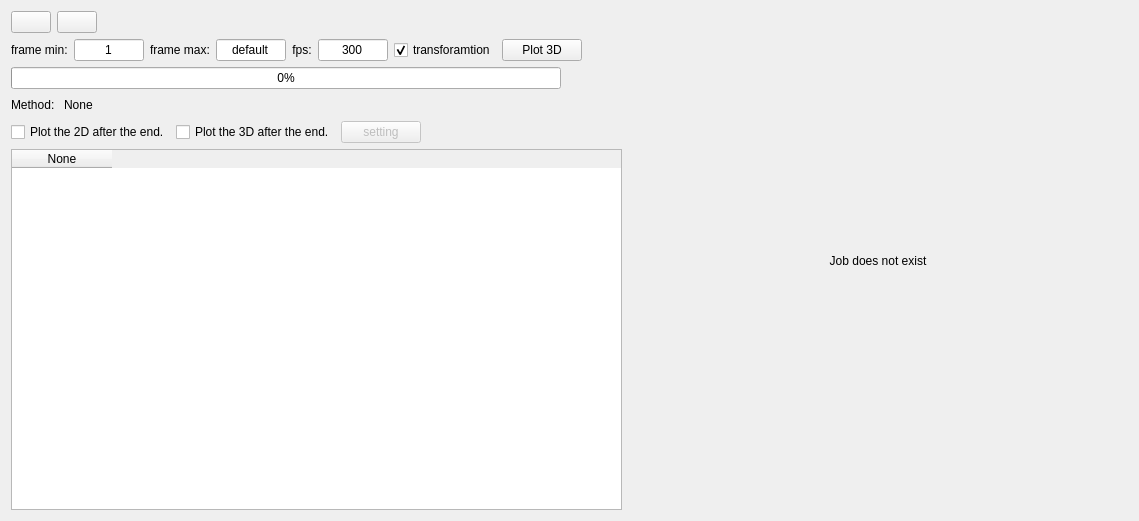
          <widget class="QWidget" name="reconstruction">
           <attribute name="title">
            <string>3D reconstruciotn</string>
           </attribute>
           <layout class="QGridLayout" name="gridLayout_9">
            <item row="0" column="0">
             <layout class="QHBoxLayout" name="horizontalLayout_35">
              <item>
               <layout class="QVBoxLayout" name="verticalLayout_7">
                <item>
                 <layout class="QHBoxLayout" name="horizontalLayout_25">
                  <item>
                   <widget class="QPushButton" name="pushButton_26">
                    <property name="text">
                     <string/>
                    </property>
                    <property name="icon">
                     <iconset>
                      <normaloff>images/insert_2.png</normaloff>images/insert_2.png</iconset>
                    </property>
                    <property name="iconSize">
                     <size>
                      <width>40</width>
                      <height>40</height>
                     </size>
                    </property>
                   </widget>
                  </item>
                  <item>
                   <widget class="QPushButton" name="pushButton_29">
                    <property name="maximumSize">
                     <size>
                      <width>51</width>
                      <height>51</height>
                     </size>
                    </property>
                    <property name="toolTip">
                     <string>Run</string>
                    </property>
                    <property name="text">
                     <string/>
                    </property>
                    <property name="icon">
                     <iconset>
                      <normaloff>images/run.png</normaloff>images/run.png</iconset>
                    </property>
                    <property name="iconSize">
                     <size>
                      <width>40</width>
                      <height>40</height>
                     </size>
                    </property>
                   </widget>
                  </item>
                  <item>
                   <spacer name="horizontalSpacer_18">
                    <property name="orientation">
                     <enum>Qt::Horizontal</enum>
                    </property>
                    <property name="sizeHint" stdset="0">
                     <size>
                      <width>40</width>
                      <height>20</height>
                     </size>
                    </property>
                   </spacer>
                  </item>
                 </layout>
                </item>
                <item>
                 <layout class="QHBoxLayout" name="horizontalLayout_22">
                  <item>
                   <widget class="QLabel" name="label_20">
                    <property name="text">
                     <string>frame min:</string>
                    </property>
                   </widget>
                  </item>
                  <item>
                   <widget class="QLineEdit" name="lineEdit_4">
                    <property name="maximumSize">
                     <size>
                      <width>70</width>
                      <height>16777215</height>
                     </size>
                    </property>
                    <property name="text">
                     <string>1</string>
                    </property>
                    <property name="alignment">
                     <set>Qt::AlignCenter</set>
                    </property>
                   </widget>
                  </item>
                  <item>
                   <widget class="QLabel" name="label_23">
                    <property name="text">
                     <string>frame max:</string>
                    </property>
                   </widget>
                  </item>
                  <item>
                   <widget class="QLineEdit" name="lineEdit_5">
                    <property name="maximumSize">
                     <size>
                      <width>70</width>
                      <height>16777215</height>
                     </size>
                    </property>
                    <property name="text">
                     <string>default</string>
                    </property>
                    <property name="alignment">
                     <set>Qt::AlignCenter</set>
                    </property>
                   </widget>
                  </item>
                  <item>
                   <widget class="QLabel" name="label_24">
                    <property name="text">
                     <string>fps:</string>
                    </property>
                    <property name="alignment">
                     <set>Qt::AlignCenter</set>
                    </property>
                   </widget>
                  </item>
                  <item>
                   <widget class="QLineEdit" name="lineEdit_6">
                    <property name="maximumSize">
                     <size>
                      <width>70</width>
                      <height>16777215</height>
                     </size>
                    </property>
                    <property name="text">
                     <string>300</string>
                    </property>
                    <property name="alignment">
                     <set>Qt::AlignCenter</set>
                    </property>
                   </widget>
                  </item>
                  <item>
                   <widget class="QCheckBox" name="checkBox_4">
                    <property name="text">
                     <string>transforamtion</string>
                    </property>
                    <property name="checked">
                     <bool>true</bool>
                    </property>
                   </widget>
                  </item>
                  <item>
                   <widget class="QPushButton" name="pushButton_46">
                    <property name="text">
                     <string>Plot 3D</string>
                    </property>
                   </widget>
                  </item>
                  <item>
                   <spacer name="horizontalSpacer_17">
                    <property name="orientation">
                     <enum>Qt::Horizontal</enum>
                    </property>
                    <property name="sizeHint" stdset="0">
                     <size>
                      <width>40</width>
                      <height>20</height>
                     </size>
                    </property>
                   </spacer>
                  </item>
                 </layout>
                </item>
                <item>
                 <widget class="QProgressBar" name="progressBar_4">
                  <property name="maximumSize">
                   <size>
                    <width>550</width>
                    <height>16777215</height>
                   </size>
                  </property>
                  <property name="value">
                   <number>0</number>
                  </property>
                 </widget>
                </item>
                <item>
                 <layout class="QHBoxLayout" name="horizontalLayout_23">
                  <item>
                   <widget class="QLabel" name="label_30">
                    <property name="text">
                     <string>Method: </string>
                    </property>
                   </widget>
                  </item>
                  <item>
                   <widget class="QLabel" name="label_31">
                    <property name="minimumSize">
                     <size>
                      <width>200</width>
                      <height>0</height>
                     </size>
                    </property>
                    <property name="text">
                     <string>None</string>
                    </property>
                   </widget>
                  </item>
                  <item>
                   <spacer name="horizontalSpacer_23">
                    <property name="orientation">
                     <enum>Qt::Horizontal</enum>
                    </property>
                    <property name="sizeHint" stdset="0">
                     <size>
                      <width>40</width>
                      <height>20</height>
                     </size>
                    </property>
                   </spacer>
                  </item>
                 </layout>
                </item>
                <item>
                 <layout class="QHBoxLayout" name="horizontalLayout_24">
                  <item>
                   <widget class="QCheckBox" name="checkBox_3">
                    <property name="maximumSize">
                     <size>
                      <width>200</width>
                      <height>16777215</height>
                     </size>
                    </property>
                    <property name="text">
                     <string>Plot the 2D after the end.</string>
                    </property>
                    <property name="checked">
                     <bool>false</bool>
                    </property>
                   </widget>
                  </item>
                  <item>
                   <layout class="QHBoxLayout" name="horizontalLayout_12">
                    <item>
                     <widget class="QCheckBox" name="checkBox_2">
                      <property name="maximumSize">
                       <size>
                        <width>200</width>
                        <height>16777215</height>
                       </size>
                      </property>
                      <property name="text">
                       <string>Plot the 3D after the end.</string>
                      </property>
                      <property name="checked">
                       <bool>false</bool>
                      </property>
                     </widget>
                    </item>
                    <item>
                     <widget class="QPushButton" name="pushButton_35">
                      <property name="enabled">
                       <bool>false</bool>
                      </property>
                      <property name="text">
                       <string>setting</string>
                      </property>
                     </widget>
                    </item>
                    <item>
                     <spacer name="horizontalSpacer_9">
                      <property name="orientation">
                       <enum>Qt::Horizontal</enum>
                      </property>
                      <property name="sizeHint" stdset="0">
                       <size>
                        <width>40</width>
                        <height>20</height>
                       </size>
                      </property>
                     </spacer>
                    </item>
                   </layout>
                  </item>
                 </layout>
                </item>
                <item>
                 <widget class="QTableWidget" name="tableWidget_5">
                  <property name="minimumSize">
                   <size>
                    <width>400</width>
                    <height>361</height>
                   </size>
                  </property>
                  <property name="maximumSize">
                   <size>
                    <width>16777215</width>
                    <height>9999999</height>
                   </size>
                  </property>
                  <property name="autoFillBackground">
                   <bool>false</bool>
                  </property>
                  <column>
                   <property name="text">
                    <string>None</string>
                   </property>
                  </column>
                 </widget>
                </item>
               </layout>
              </item>
              <item>
               <widget class="QLabel" name="label_21">
                <property name="minimumSize">
                 <size>
                  <width>500</width>
                  <height>0</height>
                 </size>
                </property>
                <property name="accessibleName">
                 <string/>
                </property>
                <property name="layoutDirection">
                 <enum>Qt::LeftToRight</enum>
                </property>
                <property name="text">
                 <string>Job does not exist</string>
                </property>
                <property name="alignment">
                 <set>Qt::AlignCenter</set>
                </property>
               </widget>
              </item>
             </layout>
            </item>
           </layout>
          </widget>
